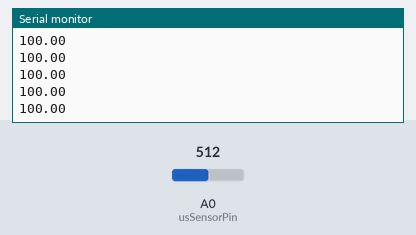
This sketch was run on a simulated Arduino Uno, built with avr-gcc and run on an emulated ATmega328P. Shown: the last lines printed to the serial monitor. Inputs (shaded band) come from the test bench; at power-on: A0 (usSensorPin) = 512.

Above: at 1.2 s.
1.3 s: A0 (usSensorPin) set to 122
At 1.33 s:
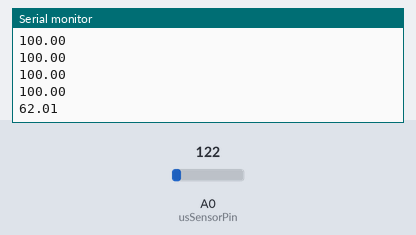
2.8 s: A0 (usSensorPin) set to 90
At 2.8 s:
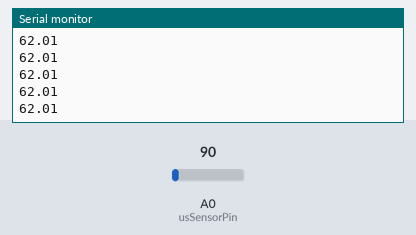
Timing chart, 0 to 5.8 s (numbered marks = the images above; inputs shaded):
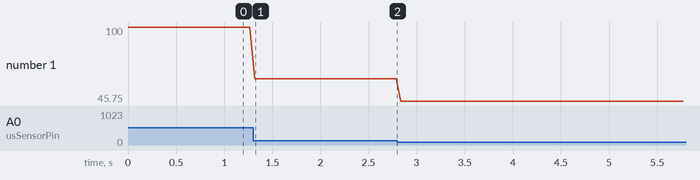

Measured:
- after the input at 1.3 s, the serial monitor: prints a new line at once (image 1)
- plotted number 1: 100 → 62.01 after the input at 1.3 s, 62.01 → 45.75 after the input at 2.8 s

The sketch:

activity-9b_sensor-jam.ino
```cpp
// DM2008 — Activity 9a
// Mapping Sensors (30 min)
//
// Adjust and refine until the response feels smooth and natural.

const int usSensorPin = A0;
const float usMaxRange = 520.0;
const float dataSize = 1023.0;

// TODO: declare your LED pin here (must be a PWM pin, marked with ~)
// const int ledPin = 9;

float sensorVal, distVal;
int brightness = 0;

void setup() {
  Serial.begin(9600);
  // TODO: set up your LED pin here (hint: pinMode)
}

void loop() {
  sensorVal = analogRead(usSensorPin);
  distVal = sensorVal * usMaxRange / dataSize;

  // Clamp to a range that suits a desk / classroom setup (cm)
  if (distVal < 5)   distVal = 5;
  if (distVal > 100) distVal = 100;

  // map() rescales a value from one range to another
  // here: distance (5–100cm) becomes brightness (255–0)
  // the output range is flipped so that CLOSER = BRIGHTER
  // (note: Arduino's map() uses whole numbers, so decimals are dropped)
  brightness = map(distVal, 2, 60, 255, 0);
  brightness = constrain(brightness, 0, 255);

  // TODO: use analogWrite() to send brightness to your LED pin
  // analogWrite(ledPin, brightness);

  Serial.println(distVal);
  // Serial.println(" cm");
  // Serial.print("Brightness: ");
  // Serial.println(brightness);

  delay(50);
}
```
